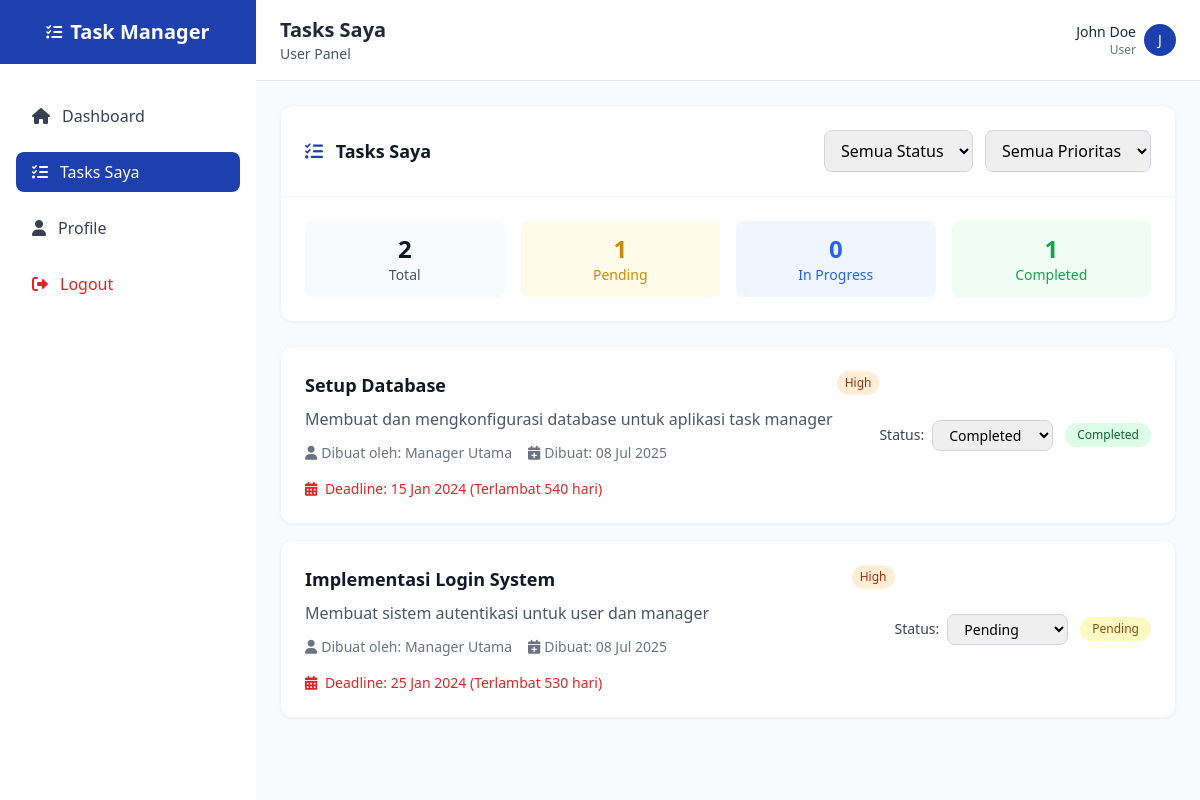
/my-tasks.php (signed in), run on the app's committed database.
### tables this page shows
CREATE TABLE IF NOT EXISTS tasks (
    id INT AUTO_INCREMENT PRIMARY KEY,
    title VARCHAR(255) NOT NULL,
    description TEXT,
    status ENUM('pending', 'in_progress', 'completed', 'cancelled') DEFAULT 'pending',
    priority ENUM('low', 'medium', 'high', 'urgent') DEFAULT 'medium',
    assigned_to INT,
    created_by INT,
    due_date DATE,
    completed_at TIMESTAMP NULL,
    created_at TIMESTAMP DEFAULT CURRENT_TIMESTAMP,
    updated_at TIMESTAMP DEFAULT CURRENT_TIMESTAMP ON UPDATE CURRENT_TIMESTAMP,
    FOREIGN KEY (assigned_to) REFERENCES users(id) ON DELETE SET NULL,
    FOREIGN KEY (created_by) REFERENCES users(id) ON DELETE SET NULL
);

CREATE TABLE IF NOT EXISTS users (
    id INT AUTO_INCREMENT PRIMARY KEY,
    username VARCHAR(50) UNIQUE NOT NULL,
    email VARCHAR(100) UNIQUE NOT NULL,
    password VARCHAR(255) NOT NULL,
    full_name VARCHAR(100) NOT NULL,
    role ENUM('user', 'manager') DEFAULT 'user',
    status ENUM('active', 'inactive') DEFAULT 'active',
    created_at TIMESTAMP DEFAULT CURRENT_TIMESTAMP,
    updated_at TIMESTAMP DEFAULT CURRENT_TIMESTAMP ON UPDATE CURRENT_TIMESTAMP
);

### config/session.php (called while the page is built, shortened)
<?php
function isLoggedIn() {
    return isset($_SESSION['user_id']) && !empty($_SESSION['user_id']);
}
function getCurrentUser() {
    if (isLoggedIn()) {
        return [
            'id' => $_SESSION['user_id'],
            'username' => $_SESSION['username'],
            'email' => $_SESSION['email'],
            'role' => $_SESSION['role'],
            'full_name' => $_SESSION['full_name']
        ];
    }
    return null;
}
?>

### config/database.php (called while the page is built, shortened)
<?php
function getConnection() {
    try {
        $pdo = new PDO("mysql:host=" . DB_HOST . ";dbname=" . DB_NAME, DB_USER, DB_PASS);
        $pdo->setAttribute(PDO::ATTR_ERRMODE, PDO::ERRMODE_EXCEPTION);
        $pdo->setAttribute(PDO::ATTR_DEFAULT_FETCH_MODE, PDO::FETCH_ASSOC);
        return $pdo;
    } catch(PDOException $e) {
        die("Koneksi database gagal: " . $e->getMessage());
    }
}
function executeQuery($sql, $params = []) {
    $pdo = getConnection();
    $stmt = $pdo->prepare($sql);
    $stmt->execute($params);
    return $stmt;
}
function fetchAll($sql, $params = []) {
    $stmt = executeQuery($sql, $params);
    return $stmt->fetchAll();
}
?>

### my-tasks.php (the view, shortened to what this page needs)
<?php
require_once 'config/database.php';
require_once 'config/session.php';
$currentUserId = getCurrentUser()['id'];
$status_filter = $_GET['status'] ?? 'all';
$priority_filter = $_GET['priority'] ?? 'all';
$whereConditions = ["t.assigned_to = ?"];
$params = [$currentUserId];
$whereClause = implode(' AND ', $whereConditions);
$tasks = fetchAll("
    SELECT t.*, u.full_name as created_by_name
    FROM tasks t
    LEFT JOIN users u ON t.created_by = u.id
    WHERE {$whereClause}
    ORDER BY
        CASE t.priority
            WHEN 'urgent' THEN 1
            WHEN 'high' THEN 2
            WHEN 'medium' THEN 3
            WHEN 'low' THEN 4
        END,
        t.due_date ASC,
        t.created_at DESC
", $params);
include 'includes/header.php';
?>
<div class="max-w-6xl mx-auto">
    <div class="bg-white rounded-xl shadow-sm border border-gray-100 mb-6">
        <div class="p-6 border-b border-gray-100">
            <div class="flex flex-col md:flex-row md:justify-between md:items-center">
                <h3 class="text-lg font-semibold text-gray-900 mb-4 md:mb-0">
                    <i class="fas fa-tasks text-primary mr-2"></i>
                    Tasks Saya
                </h3>
                <div class="flex flex-col sm:flex-row gap-3">
                    <select
                        id="status-filter"
                        onchange="applyFilters()"
                        class="px-3 py-2 border border-gray-300 rounded-lg focus:outline-none focus:ring-2 focus:ring-primary focus:border-transparent"
                    >
                        <option value="all" <?php echo $status_filter === 'all' ? 'selected' : ''; ?>>Semua Status</option>
                    </select>
                    <select
                        id="priority-filter"
                        onchange="applyFilters()"
                        class="px-3 py-2 border border-gray-300 rounded-lg focus:outline-none focus:ring-2 focus:ring-primary focus:border-transparent"
                    >
                        <option value="all" <?php echo $priority_filter === 'all' ? 'selected' : ''; ?>>Semua Prioritas</option>
                    </select>
                </div>
            </div>
        </div>
        <div class="p-6">
            <div class="grid grid-cols-2 md:grid-cols-4 gap-4 text-center">
                <?php
                $stats = [
                    'total' => count($tasks),
                    'pending' => count(array_filter($tasks, fn($t) => $t['status'] === 'pending')),
                    'in_progress' => count(array_filter($tasks, fn($t) => $t['status'] === 'in_progress')),
                    'completed' => count(array_filter($tasks, fn($t) => $t['status'] === 'completed'))
                ];
                ?>
                <div class="p-3 bg-gray-50 rounded-lg">
                    <div class="text-2xl font-bold text-gray-900"><?php echo $stats['total']; ?></div>
                    <div class="text-sm text-gray-600">Total</div>
                </div>
                <div class="p-3 bg-yellow-50 rounded-lg">
                    <div class="text-2xl font-bold text-yellow-600"><?php echo $stats['pending']; ?></div>
                    <div class="text-sm text-yellow-600">Pending</div>
                </div>
                <div class="p-3 bg-blue-50 rounded-lg">
                    <div class="text-2xl font-bold text-blue-600"><?php echo $stats['in_progress']; ?></div>
                    <div class="text-sm text-blue-600">In Progress</div>
                </div>
                <div class="p-3 bg-green-50 rounded-lg">
                    <div class="text-2xl font-bold text-green-600"><?php echo $stats['completed']; ?></div>
                    <div class="text-sm text-green-600">Completed</div>
                </div>
            </div>
        </div>
    </div>
    <?php if (empty($tasks)): ?>
    <div class="bg-white rounded-xl shadow-sm border border-gray-100 p-8 text-center">
        <i class="fas fa-inbox text-gray-400 text-4xl mb-4"></i>
        <h3 class="text-lg font-medium text-gray-900 mb-2">Tidak ada tasks</h3>
        <p class="text-gray-600">Belum ada tasks yang sesuai dengan filter yang dipilih.</p>
    </div>
    <?php else: ?>
    <div class="space-y-4">
        <?php foreach ($tasks as $task):
            $daysLeft = $task['due_date'] ? ceil((strtotime($task['due_date']) - time()) / (60 * 60 * 24)) : null;
            $isOverdue = $daysLeft !== null && $daysLeft < 0;
            $isUrgent = $daysLeft !== null && $daysLeft <= 3 && $daysLeft >= 0;
        ?>
        <div class="bg-white rounded-xl shadow-sm border border-gray-100 p-6 hover:shadow-md transition-shadow">
            <div class="flex flex-col lg:flex-row lg:items-center lg:justify-between">
                <div class="flex-1 mb-4 lg:mb-0">
                    <div class="flex items-start justify-between mb-2">
                        <h4 class="text-lg font-semibold text-gray-900 pr-4"><?php echo htmlspecialchars($task['title']); ?></h4>
                        <span class="px-2 py-1 text-xs rounded-full whitespace-nowrap
                            <?php
                            echo $task['priority'] == 'urgent' ? 'bg-red-100 text-red-800' :
                                ($task['priority'] == 'high' ? 'bg-orange-100 text-orange-800' :
                                ($task['priority'] == 'medium' ? 'bg-yellow-100 text-yellow-800' : 'bg-gray-100 text-gray-800'));
                            ?>">
                            <?php echo ucfirst($task['priority']); ?>
                        </span>
                    </div>
                    <p class="text-gray-600 mb-3"><?php echo htmlspecialchars($task['description']); ?></p>
                    <div class="flex flex-wrap items-center gap-4 text-sm text-gray-500">
                        <span><i class="fas fa-user mr-1"></i>Dibuat oleh: <?php echo $task['created_by_name']; ?></span>
                        <span><i class="fas fa-calendar-plus mr-1"></i>Dibuat: <?php echo date('d M Y', strtotime($task['created_at'])); ?></span>
                        <?php if ($task['due_date']): ?>
                        <span class="<?php echo $isOverdue ? 'text-red-600' : ($isUrgent ? 'text-orange-600' : ''); ?>">
                            <i class="fas fa-calendar-alt mr-1"></i>
                            Deadline: <?php echo date('d M Y', strtotime($task['due_date'])); ?>
                            <?php if ($isOverdue): ?>
                                (Terlambat <?php echo abs($daysLeft); ?> hari)
                            <?php elseif ($isUrgent): ?>
                                (<?php echo $daysLeft == 0 ? 'Hari ini' : $daysLeft . ' hari lagi'; ?>)
                            <?php endif; ?>
                        </span>
                        <?php endif; ?>
                    </div>
                </div>
                <div class="flex flex-col sm:flex-row items-start sm:items-center gap-3">
                    <div class="flex items-center gap-2">
                        <label class="text-sm font-medium text-gray-700">Status:</label>
                        <select
                            onchange="updateTaskStatus(<?php echo $task['id']; ?>, this.value)"
                            class="px-3 py-1 border border-gray-300 rounded-lg text-sm focus:outline-none focus:ring-2 focus:ring-primary focus:border-transparent"
                            <?php echo $task['status'] === 'cancelled' ? 'disabled' : ''; ?>
                        >
                            <option value="pending" <?php echo $task['status'] == 'pending' ? 'selected' : ''; ?>>Pending</option>
                            <option value="completed" <?php echo $task['status'] == 'completed' ? 'selected' : ''; ?>>Completed</option>
                        </select>
                    </div>
                    <span class="px-3 py-1 text-xs rounded-full
                        <?php
                        echo $task['status'] == 'completed' ? 'bg-green-100 text-green-800' :
                            ($task['status'] == 'in_progress' ? 'bg-blue-100 text-blue-800' :
                            ($task['status'] == 'pending' ? 'bg-yellow-100 text-yellow-800' : 'bg-gray-100 text-gray-800'));
                        ?>">
                        <?php echo ucfirst(str_replace('_', ' ', $task['status'])); ?>
                    </span>
                </div>
            </div>
        </div>
        <?php endforeach; ?>
    </div>
    <?php endif; ?>
</div>
<?php include 'includes/footer.php'; ?>

### data on the page
tasks: title "Setup Database", priority "High", description "Membuat dan mengkonfigurasi database untuk aplikasi task manager", created_by.full_name "Manager Utama", created_at "08 Jul 2025", due_date "15 Jan 2024", due_date "540", status+id "Completed", status "Completed"
tasks: title "Implementasi Login System", priority "High", description "Membuat sistem autentikasi untuk user dan manager", created_by.full_name "Manager Utama", created_at "08 Jul 2025", due_date "25 Jan 2024", due_date "530", status+id "Pending", status "Pending"

### other printed values
$pageTitle "Tasks Saya"
getCurrentUser()['full_name'] "John Doe"
getCurrentUser()['role'] "User"
substr(getCurrentUser()['full_name'], 0, 1) "J"
$stats['total'] "2"
$stats['pending'] "1"
$stats['in_progress'] "0"
$stats['completed'] "1"
